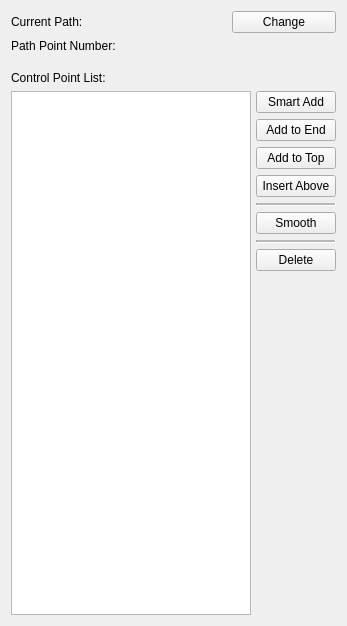
<?xml version="1.0" encoding="UTF-8"?>
<ui version="4.0">
 <class>svPathEdit</class>
 <widget class="QWidget" name="svPathEdit">
  <property name="geometry">
   <rect>
    <x>0</x>
    <y>0</y>
    <width>347</width>
    <height>626</height>
   </rect>
  </property>
  <property name="minimumSize">
   <size>
    <width>0</width>
    <height>0</height>
   </size>
  </property>
  <property name="windowTitle">
   <string>Edit Path</string>
  </property>
  <layout class="QVBoxLayout" name="verticalLayout">
   <property name="spacing">
    <number>6</number>
   </property>
   <item>
    <widget class="QWidget" name="widget_3" native="true">
     <layout class="QGridLayout" name="gridLayout">
      <property name="leftMargin">
       <number>0</number>
      </property>
      <property name="topMargin">
       <number>0</number>
      </property>
      <property name="rightMargin">
       <number>0</number>
      </property>
      <property name="bottomMargin">
       <number>0</number>
      </property>
      <item row="0" column="0">
       <widget class="QLabel" name="label_6">
        <property name="sizePolicy">
         <sizepolicy hsizetype="Fixed" vsizetype="Preferred">
          <horstretch>0</horstretch>
          <verstretch>0</verstretch>
         </sizepolicy>
        </property>
        <property name="text">
         <string>Current Path:</string>
        </property>
       </widget>
      </item>
      <item row="0" column="2">
       <widget class="QPushButton" name="btnChange">
        <property name="text">
         <string>Change</string>
        </property>
       </widget>
      </item>
      <item row="0" column="1">
       <widget class="QLabel" name="labelPathName">
        <property name="text">
         <string/>
        </property>
       </widget>
      </item>
      <item row="1" column="1">
       <widget class="QLabel" name="labelPathPointNumber">
        <property name="text">
         <string/>
        </property>
       </widget>
      </item>
      <item row="1" column="0">
       <widget class="QLabel" name="label_4">
        <property name="sizePolicy">
         <sizepolicy hsizetype="Fixed" vsizetype="Preferred">
          <horstretch>0</horstretch>
          <verstretch>0</verstretch>
         </sizepolicy>
        </property>
        <property name="text">
         <string>Path Point Number:</string>
        </property>
       </widget>
      </item>
     </layout>
    </widget>
   </item>
   <item>
    <widget class="svResliceSlider" name="resliceSlider" native="true"/>
   </item>
   <item>
    <widget class="QWidget" name="widget" native="true">
     <layout class="QHBoxLayout" name="horizontalLayout">
      <property name="leftMargin">
       <number>0</number>
      </property>
      <property name="topMargin">
       <number>0</number>
      </property>
      <property name="rightMargin">
       <number>0</number>
      </property>
      <property name="bottomMargin">
       <number>0</number>
      </property>
     </layout>
    </widget>
   </item>
   <item>
    <widget class="QWidget" name="widget_6" native="true">
     <layout class="QHBoxLayout" name="horizontalLayout_3">
      <property name="spacing">
       <number>0</number>
      </property>
      <property name="leftMargin">
       <number>0</number>
      </property>
      <property name="topMargin">
       <number>0</number>
      </property>
      <property name="rightMargin">
       <number>0</number>
      </property>
      <property name="bottomMargin">
       <number>0</number>
      </property>
      <item>
       <widget class="QLabel" name="label_2">
        <property name="text">
         <string>Control Point List:</string>
        </property>
       </widget>
      </item>
     </layout>
    </widget>
   </item>
   <item>
    <widget class="QWidget" name="widget_2" native="true">
     <layout class="QHBoxLayout" name="horizontalLayout_2">
      <property name="spacing">
       <number>5</number>
      </property>
      <property name="leftMargin">
       <number>0</number>
      </property>
      <property name="topMargin">
       <number>0</number>
      </property>
      <property name="rightMargin">
       <number>0</number>
      </property>
      <property name="bottomMargin">
       <number>0</number>
      </property>
      <item>
       <widget class="QListWidget" name="listWidget"/>
      </item>
      <item>
       <widget class="QWidget" name="widget_5" native="true">
        <layout class="QVBoxLayout" name="verticalLayout_2">
         <property name="leftMargin">
          <number>0</number>
         </property>
         <property name="topMargin">
          <number>0</number>
         </property>
         <property name="rightMargin">
          <number>0</number>
         </property>
         <property name="bottomMargin">
          <number>0</number>
         </property>
         <item>
          <widget class="QPushButton" name="buttonSmartAdd">
           <property name="text">
            <string>Smart Add</string>
           </property>
          </widget>
         </item>
         <item>
          <widget class="QPushButton" name="btnAddToEnd">
           <property name="text">
            <string>Add to End</string>
           </property>
          </widget>
         </item>
         <item>
          <widget class="QPushButton" name="btnAddToTop">
           <property name="text">
            <string>Add to Top</string>
           </property>
          </widget>
         </item>
         <item>
          <widget class="QPushButton" name="buttonInsertAbove">
           <property name="text">
            <string>Insert Above</string>
           </property>
          </widget>
         </item>
         <item>
          <widget class="Line" name="line">
           <property name="midLineWidth">
            <number>2</number>
           </property>
           <property name="orientation">
            <enum>Qt::Horizontal</enum>
           </property>
          </widget>
         </item>
         <item>
          <widget class="QPushButton" name="btnSmooth">
           <property name="text">
            <string>Smooth</string>
           </property>
          </widget>
         </item>
         <item>
          <widget class="Line" name="line_2">
           <property name="midLineWidth">
            <number>2</number>
           </property>
           <property name="orientation">
            <enum>Qt::Horizontal</enum>
           </property>
          </widget>
         </item>
         <item>
          <widget class="QPushButton" name="buttonDelete">
           <property name="text">
            <string>Delete</string>
           </property>
          </widget>
         </item>
         <item>
          <spacer name="verticalSpacer">
           <property name="orientation">
            <enum>Qt::Vertical</enum>
           </property>
           <property name="sizeHint" stdset="0">
            <size>
             <width>20</width>
             <height>40</height>
            </size>
           </property>
          </spacer>
         </item>
        </layout>
       </widget>
      </item>
     </layout>
    </widget>
   </item>
  </layout>
 </widget>
 <layoutdefault spacing="6" margin="11"/>
 <customwidgets>
  <customwidget>
   <class>svResliceSlider</class>
   <extends>QWidget</extends>
   <header location="global">svResliceSlider.h</header>
   <container>1</container>
  </customwidget>
 </customwidgets>
 <resources/>
 <connections/>
</ui>
